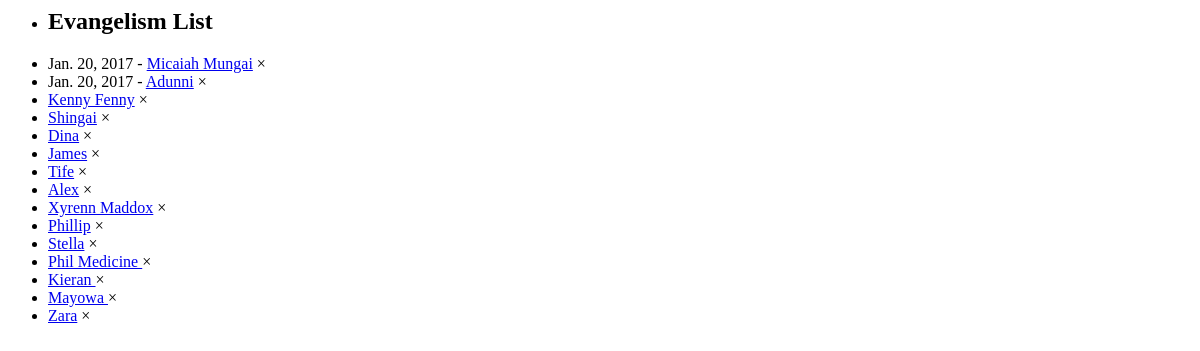
The page /welcome/_newsfeed/evangelism/ (signed in) on the database as committed earlier.
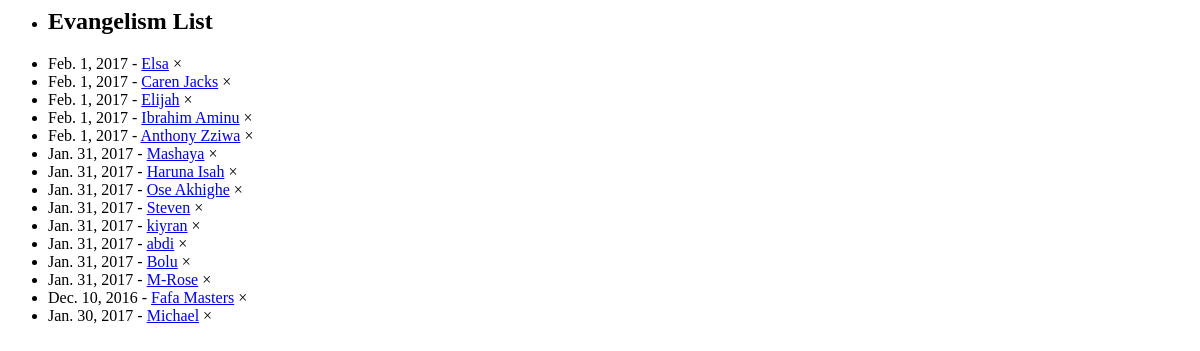
The same page on the database as committed later.
### member/models.py (models this page shows)
class Member(models.Model):
	name = models.CharField(max_length=50, unique=True)
	gender = models.ForeignKey('Gender', on_delete=models.CASCADE, related_name="sex")
	mobile_no = models.CharField(max_length=50, blank=True, null=True, unique=False, verbose_name="Mobile number")
	email = models.EmailField(max_length=50, blank=True, null=True, verbose_name="Email Address")
	date_of_birth = models.DateField(blank=True, null=True)
	address = models.TextField(max_length=200, blank=True, null=True)
	post_code = models.CharField(max_length=10, blank=True, null=True)
	academic_institution = models.ForeignKey('AcademicInstitution', on_delete=models.CASCADE, related_name="academic_institution", null=True, blank=True)
	course = models.CharField(max_length=100, blank=True)
	first_attended = models.DateField(blank=True, null=True)
	attendance_status = models.ForeignKey('Attendance', on_delete=models.CASCADE, related_name="attendance_status")
	last_visited = models.DateField(null=True, blank=True)
	extra_info = models.TextField(max_length=2000, blank=True)
	last_modified = models.DateTimeField(auto_now=True)
	def __str__(self):
		return self.name
	class Meta:
		ordering = ["name"]

### welcome/views.py (the view)
@login_required
def _get_evangelismlist(request):
	now = datetime.datetime.now()
	last30days = now - datetime.timedelta(days = 60)
	evangelism = Member.objects.filter(attendance_status__status = "Evangelism", last_modified__gte = last30days).order_by('-last_modified')[:15]
	context = {
		'evangelism': evangelism
	}
	return render (request, '_partial/_evangelism.html', context)

### welcome/templates/_partial/_evangelism.html
<div class="w3-padding-32">
<ul class="w3-ul w3-border w3-card-4 w3-hoverable">
  <li class="w3-teal"><h2>Evangelism List</h2></li>
  {% for person in evangelism %}
  <li>
	{% if person.first_attended != None %}
		{{ person.first_attended }} -
	{% endif %}
	<a href="{% url 'member:member_info' person %}" title="last Updated on {{ person.last_modified }}">{{ person }}</a>
	<span onclick="this.parentElement.style.display='none'"class="w3-closebtn w3-margin-right w3-medium">&times;</span>
  </li>
  {% endfor %}
</ul>
</div>

Rows that differ between the two databases and show on the page:
no longer on this page (row unchanged): Member: first_attended "Jan. 20, 2017", name "Micaiah Mungai"
no longer on this page (row unchanged): Member: first_attended "Jan. 20, 2017", name "Adunni"
no longer on this page (row unchanged): Member: name "Kenny Fenny"
no longer on this page (row unchanged): Member: name "Shingai"
no longer on this page (row unchanged): Member: name "Dina"
no longer on this page (row unchanged): Member: name "James"
no longer on this page (row unchanged): Member: name "Tife"
no longer on this page (row unchanged): Member: name "Alex"
no longer on this page (row unchanged): Member: name "Xyrenn Maddox"
no longer on this page (row unchanged): Member: name "Phillip"
no longer on this page (row unchanged): Member: name "Stella"
no longer on this page (row unchanged): Member: name "Phil Medicine"
no longer on this page (row unchanged): Member: name "Kieran"
no longer on this page (row unchanged): Member: name "Mayowa"
no longer on this page (row unchanged): Member: name "Zara"
added Member: first_attended "Feb. 1, 2017", name "Elsa"
added Member: first_attended "Feb. 1, 2017", name "Caren Jacks"
added Member: first_attended "Feb. 1, 2017", name "Elijah"
added Member: first_attended "Feb. 1, 2017", name "Ibrahim Aminu"
added Member: first_attended "Feb. 1, 2017", name "Anthony Zziwa"
added Member: first_attended "Jan. 31, 2017", name "Mashaya"
added Member: first_attended "Jan. 31, 2017", name "Haruna Isah"
added Member: first_attended "Jan. 31, 2017", name "Ose Akhighe"
added Member: first_attended "Jan. 31, 2017", name "Steven"
added Member: first_attended "Jan. 31, 2017", name "kiyran"
added Member: first_attended "Jan. 31, 2017", name "abdi"
added Member: first_attended "Jan. 31, 2017", name "Bolu"
added Member: first_attended "Jan. 31, 2017", name "M-Rose"
now on this page (row edited): Member: first_attended "Dec. 10, 2016", name "Fafa Masters"
added Member: first_attended "Jan. 30, 2017", name "Michael"
